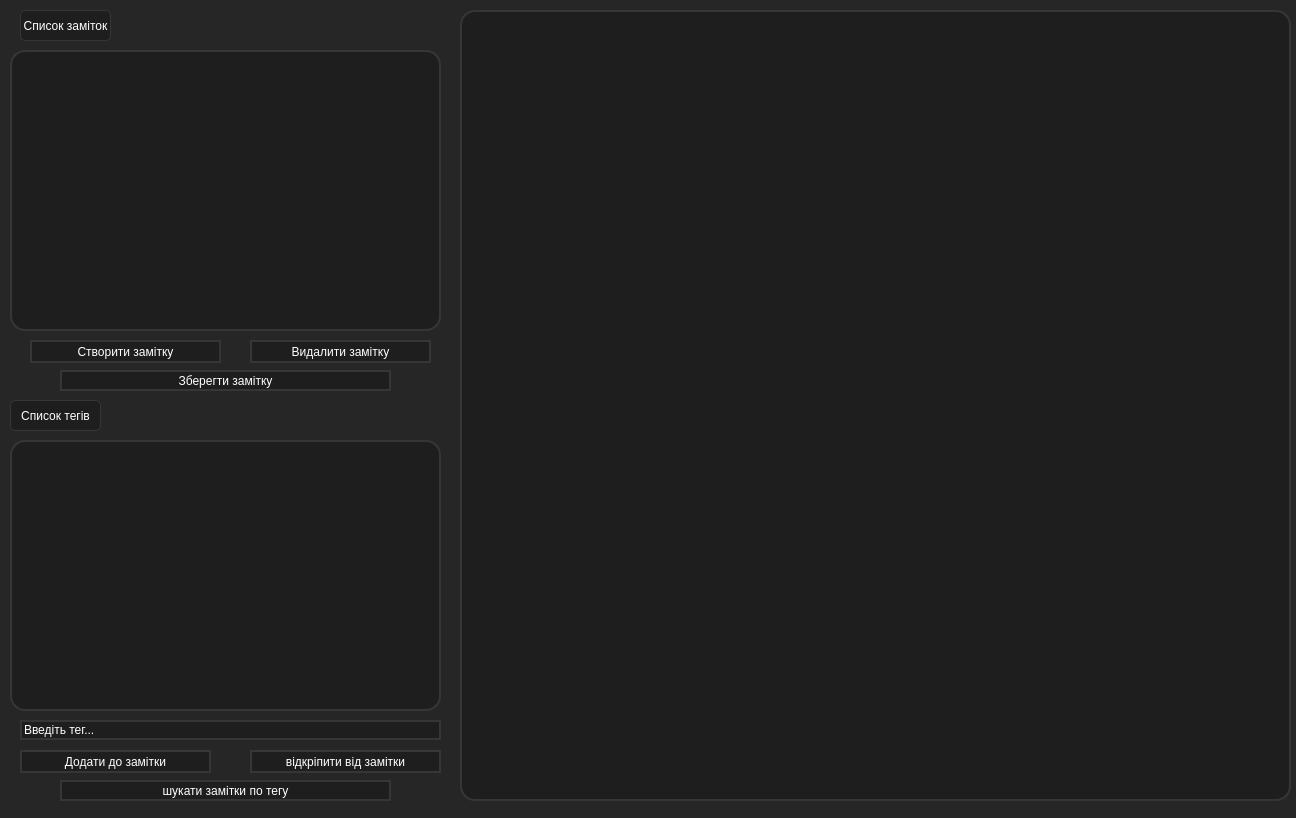
<?xml version="1.0" encoding="UTF-8"?>
<ui version="4.0">
 <class>SmartNotes</class>
 <widget class="QMainWindow" name="SmartNotes">
  <property name="geometry">
   <rect>
    <x>0</x>
    <y>0</y>
    <width>1296</width>
    <height>818</height>
   </rect>
  </property>
  <property name="windowTitle">
   <string>MainWindow</string>
  </property>
  <property name="toolTipDuration">
   <number>-1</number>
  </property>
  <property name="styleSheet">
   <string notr="true">background-color: rgb(38,38,38)</string>
  </property>
  <property name="documentMode">
   <bool>false</bool>
  </property>
  <widget class="QWidget" name="centralwidget">
   <widget class="QTextEdit" name="textEdit">
    <property name="geometry">
     <rect>
      <x>460</x>
      <y>10</y>
      <width>831</width>
      <height>791</height>
     </rect>
    </property>
    <property name="styleSheet">
     <string notr="true">background-color: rgb(30, 30, 30);
border-radius: 15px;
border: 2px solid;
border-color: rgb(54, 54, 54);
color: rgb(255, 255, 255)</string>
    </property>
    <property name="html">
     <string>&lt;!DOCTYPE HTML PUBLIC &quot;-//W3C//DTD HTML 4.0//EN&quot; &quot;http://www.w3.org/TR/REC-html40/strict.dtd&quot;&gt;
&lt;html&gt;&lt;head&gt;&lt;meta name=&quot;qrichtext&quot; content=&quot;1&quot; /&gt;&lt;style type=&quot;text/css&quot;&gt;
p, li { white-space: pre-wrap; }
&lt;/style&gt;&lt;/head&gt;&lt;body style=&quot; font-family:'MS Shell Dlg 2'; font-size:8.25pt; font-weight:400; font-style:normal;&quot;&gt;
&lt;p style=&quot;-qt-paragraph-type:empty; margin-top:0px; margin-bottom:0px; margin-left:0px; margin-right:0px; -qt-block-indent:0; text-indent:0px;&quot;&gt;&lt;br /&gt;&lt;/p&gt;&lt;/body&gt;&lt;/html&gt;</string>
    </property>
   </widget>
   <widget class="QLabel" name="notes_list_lb">
    <property name="geometry">
     <rect>
      <x>20</x>
      <y>10</y>
      <width>91</width>
      <height>31</height>
     </rect>
    </property>
    <property name="styleSheet">
     <string notr="true">background-color: rgb(30, 30, 30);
border-radius: 5px;
border: 1px solid;
border-color: rgb(54, 54, 54);
color: rgb(255, 255, 255)</string>
    </property>
    <property name="text">
     <string>Список заміток</string>
    </property>
    <property name="alignment">
     <set>Qt::AlignCenter</set>
    </property>
   </widget>
   <widget class="QListWidget" name="notesList">
    <property name="geometry">
     <rect>
      <x>10</x>
      <y>50</y>
      <width>431</width>
      <height>281</height>
     </rect>
    </property>
    <property name="styleSheet">
     <string notr="true">background-color: rgb(30, 30, 30);
border-radius: 15px;
border: 2px solid;
border-color: rgb(54, 54, 54);
color: rgb(255, 255, 255)</string>
    </property>
   </widget>
   <widget class="QPushButton" name="DelNote">
    <property name="geometry">
     <rect>
      <x>250</x>
      <y>340</y>
      <width>181</width>
      <height>23</height>
     </rect>
    </property>
    <property name="styleSheet">
     <string notr="true">background-color: rgb(30, 30, 30);
border-radius: 20px;
border: 2px solid;
border-color: rgb(54, 54, 54);
color: rgb(255, 255, 255)</string>
    </property>
    <property name="text">
     <string>Видалити замітку</string>
    </property>
   </widget>
   <widget class="QPushButton" name="SaveNote">
    <property name="geometry">
     <rect>
      <x>60</x>
      <y>370</y>
      <width>331</width>
      <height>21</height>
     </rect>
    </property>
    <property name="styleSheet">
     <string notr="true">background-color: rgb(30, 30, 30);
border-radius: 20px;
border: 2px solid;
border-color: rgb(54, 54, 54);
color: rgb(255, 255, 255)</string>
    </property>
    <property name="text">
     <string>Зберегти замітку</string>
    </property>
   </widget>
   <widget class="QPushButton" name="AddNote">
    <property name="geometry">
     <rect>
      <x>30</x>
      <y>340</y>
      <width>191</width>
      <height>23</height>
     </rect>
    </property>
    <property name="styleSheet">
     <string notr="true">background-color: rgb(30, 30, 30);
border-radius: 20px;
border: 2px solid;
border-color: rgb(54, 54, 54);
color: rgb(255, 255, 255)</string>
    </property>
    <property name="text">
     <string>Створити замітку</string>
    </property>
   </widget>
   <widget class="QListWidget" name="tagList">
    <property name="geometry">
     <rect>
      <x>10</x>
      <y>440</y>
      <width>431</width>
      <height>271</height>
     </rect>
    </property>
    <property name="styleSheet">
     <string notr="true">background-color: rgb(30, 30, 30);
border-radius: 15px;
border: 2px solid;
border-color: rgb(54, 54, 54);
color: rgb(255, 255, 255)</string>
    </property>
   </widget>
   <widget class="QLineEdit" name="TagEdit">
    <property name="geometry">
     <rect>
      <x>20</x>
      <y>720</y>
      <width>421</width>
      <height>20</height>
     </rect>
    </property>
    <property name="styleSheet">
     <string notr="true">background-color: rgb(30, 30, 30);
border-radius: 15px;
border: 2px solid;
border-color: rgb(54, 54, 54);
color: rgb(255, 255, 255)</string>
    </property>
    <property name="text">
     <string>Введіть тег...</string>
    </property>
   </widget>
   <widget class="QPushButton" name="DelTag">
    <property name="geometry">
     <rect>
      <x>250</x>
      <y>750</y>
      <width>191</width>
      <height>23</height>
     </rect>
    </property>
    <property name="styleSheet">
     <string notr="true">background-color: rgb(30, 30, 30);
border-radius: 20px;
border: 2px solid;
border-color: rgb(54, 54, 54);
color: rgb(255, 255, 255)</string>
    </property>
    <property name="text">
     <string>відкріпити від замітки</string>
    </property>
   </widget>
   <widget class="QPushButton" name="FindNote">
    <property name="geometry">
     <rect>
      <x>60</x>
      <y>780</y>
      <width>331</width>
      <height>21</height>
     </rect>
    </property>
    <property name="styleSheet">
     <string notr="true">background-color: rgb(30, 30, 30);
border-radius: 20px;
border: 2px solid;
border-color: rgb(54, 54, 54);
color: rgb(255, 255, 255)</string>
    </property>
    <property name="text">
     <string>шукати замітки по тегу</string>
    </property>
   </widget>
   <widget class="QPushButton" name="AddTag">
    <property name="geometry">
     <rect>
      <x>20</x>
      <y>750</y>
      <width>191</width>
      <height>23</height>
     </rect>
    </property>
    <property name="styleSheet">
     <string notr="true">background-color: rgb(30, 30, 30);
border-radius: 20px;
border: 2px solid;
border-color: rgb(54, 54, 54);
color: rgb(255, 255, 255)</string>
    </property>
    <property name="text">
     <string>Додати до замітки</string>
    </property>
   </widget>
   <widget class="QLabel" name="Tag_List_lb">
    <property name="geometry">
     <rect>
      <x>10</x>
      <y>400</y>
      <width>91</width>
      <height>31</height>
     </rect>
    </property>
    <property name="styleSheet">
     <string notr="true">background-color: rgb(30, 30, 30);
border-radius: 5px;
border: 1px solid;
border-color: rgb(54, 54, 54);
color: rgb(255, 255, 255)</string>
    </property>
    <property name="text">
     <string>Список тегів</string>
    </property>
    <property name="alignment">
     <set>Qt::AlignCenter</set>
    </property>
   </widget>
  </widget>
 </widget>
 <resources/>
 <connections/>
</ui>
